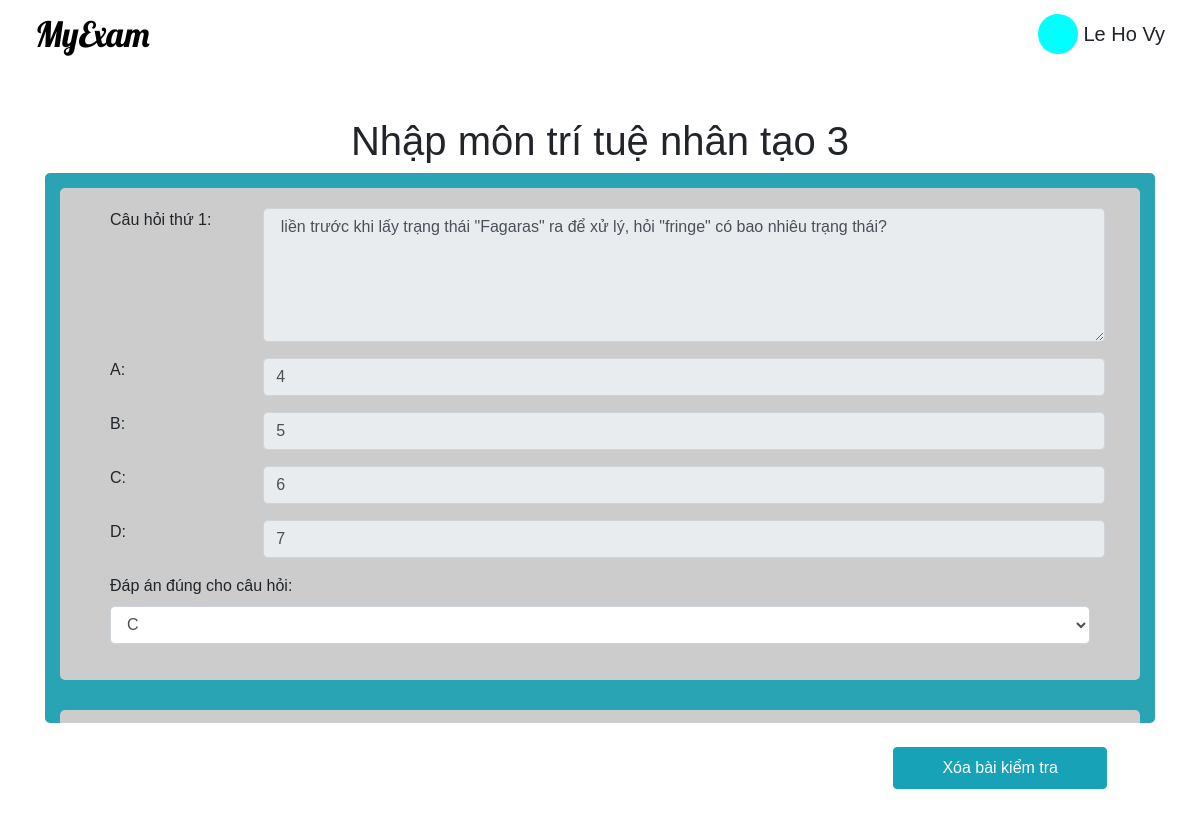
The app's page /home/user=levy/exam=Nhập môn trí tuệ nhân tạo 3/list-question with its own data.
### home/models.py (models this page shows, shortened)
class Exam(models.Model):
    key = models.ForeignKey( User ,on_delete = models.CASCADE)
    examName = models.CharField(max_length= 200, default= "")
    dateCreate = models.DateField(default = datetime.now,blank = True, editable = False)

class Question(models.Model):
    key = models.ForeignKey(Exam, on_delete= models.CASCADE)
    question = models.TextField(default= "")
    answerA = models.TextField(default= "")
    answerB = models.TextField(default= "")
    answerC = models.TextField(default= "")
    answerD = models.TextField(default= "")
    corrAns = models.CharField(max_length=1,default="")
    name = "{} | {} | {} | {} | {} | {}"

### home/views.py (the view)
# urls.py: path('home/user=<str:user>/exam=<str:exam>/list-question', views.list_question, name= "list-question"),
def list_question(request, user, exam):
    print("exam= " + exam)
    user = User.objects.get(username=user)
    exam = Exam.objects.get(examName=exam)
    questions = Question.objects.filter(key=exam, key__key=user)
    return render(request, "home/list-question.html",{"user":user,"questions": questions, "exam": exam})

### home/templates/home/list-question.html (shortened to what this page needs)
{% extends "home/base/base-home.html" %}
{% block name %}
    {{ user.first_name }} {{ user.last_name }}
{% endblock %}
{% block my-home %}
    {% url 'home' user.username %}
{% endblock %}
{% block content %}
    <div class="container py-5">
        <h1 class="text-center">{{ exam.examName}}</h1>
        <div id="root">
            {% for question in questions %}
            <div class = "ques-box">
                <div class="form-group row">
                    <label class="col-lg-2 col-md-0">Câu hỏi thứ {{ forloop.counter}}: </label>
                    <textarea class="form-control col-lg-10 col-md-12" value = "" readonly placeholder="Nhập câu hỏi: " name="question" rows="5" id="comment"> {{ question.question }}</textarea>
                </div>
                <div class="form-group row">
                    <label class="col-lg-2 col-md-0">A: </label>
                    <input type="text" name="answerA" value = "{{question.answerA}}" readonly class="form-control col-lg-10 col-md-12" placeholder="Nhập câu trả lời thứ nhất: ">
                </div>
                <div class="form-group row">
                    <label class="col-lg-2 col-md-0">B: </label>
                    <input type="text" name="answerB" value = "{{question.answerB}}" readonly class="form-control col-lg-10 col-md-12" placehthứ hai: ">
                </div>
                <div class = "form-group row">
                    <label class="col-lg-2 col-md-0">C: </label>
                    <input type="text" name="answerC" value = "{{question.answerC}}" readonly class="form-control col-lg-10 col-md-12" placeholder="Nhập câu trả lời thứ ba: ">
                </div>
                <div class = "form-group row">
                    <label class="col-lg-2 col-md-0">D: </label>
                    <input type="text" name="answerD" value = "{{question.answerD}}" readonly class="form-control col-lg-10 col-md-12" placeholder="Nhập câu trả lời thứ tư: ">
                </div>
                <div class="form-group">
                    <label for="sel1">Đáp án đúng cho câu hỏi:</label>
                    <select class="form-control" name = "answer" id="sel1" aria-readonly="true">
                        <option value = "{{question.corrAns}}">{{question.corrAns}}</option>
                    </select>
                </div>
            </div>
            {% endfor %}
        </div>
        <div class="d-flex justify-content-end px-5 mt-4">
            <a class = "btn btn-info px-5 py-2" href="{% url 'delete-test' user.username exam.examName %}">Xóa bài kiểm tra</a>
        </div>
    </div>
{% endblock %}

### home/static/home/css/style.css (style rules this page uses)
:root { --color-primary-light:#00e8e8; }
* { font-family: Arial, Helvetica, sans-serif; margin:0; padding:0; box-sizing: border-box; }
.ques-box { background-color: #ccc; border-radius: 5px; padding:20px 50px; position: relative; }
.ques-box:not(:last-child) { margin-bottom: 30px; }
#root { background-color:rgb(40, 164, 180); padding:15px; height: 550px; overflow-y: scroll; border-radius: 5px; }

### records on screen
Exam: examName "Nhập môn trí tuệ nhân tạo 3"
Question: question "liền trước khi lấy trạng thái \"Fagaras\" ra để xử lý, hỏi \"fringe\" có bao nhiêu trạng thái?", answerA "4", answerB "5", answerC "6", answerD "7", answer "C"

### other values on screen
{{ user.first_name }} "Le Ho"
{{ user.last_name }} "Vy"
